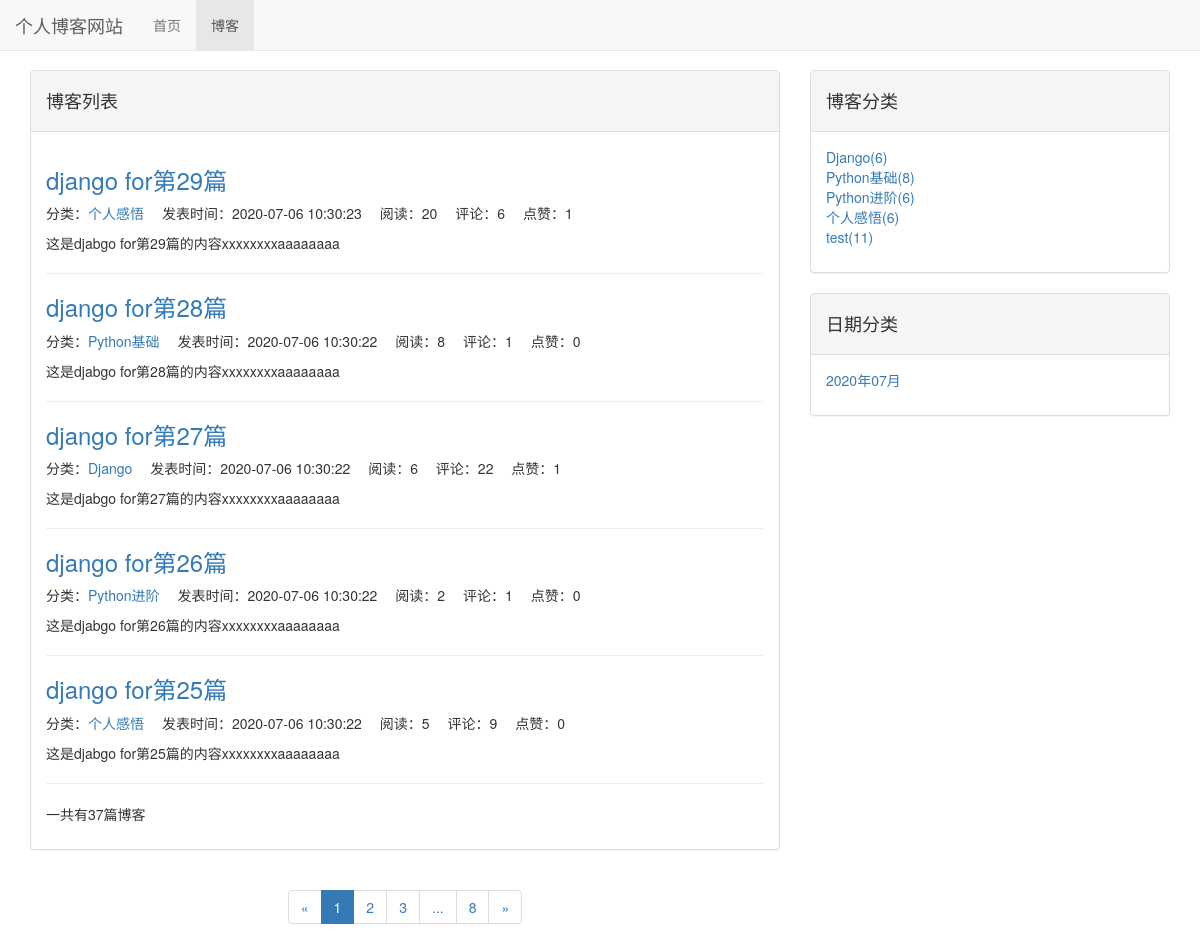
Screenshot of /blog/ with the database file from the repository.
### blog/models.py (models this page shows, shortened)
class Blog(models.Model,ReadNumExpand):
    title=models.CharField(max_length=50)
    blog_type=models.ForeignKey(BlogType,on_delete=models.CASCADE)
    content=RichTextUploadingField()
    author=models.ForeignKey(User,on_delete=models.CASCADE)
    read_detail=GenericRelation(ReadDetail)
    create_time=models.DateTimeField(auto_now_add=True)
    last_update_time=models.DateTimeField(auto_now=True)
    class Meta:
        ordering=['-create_time']

class BlogType(models.Model):
    type_name=models.CharField(max_length=20)

### read_statistic/models.py (models this page shows)
class ReadNum(models.Model):
    read_num=models.IntegerField(default=0)
    content_type = models.ForeignKey(ContentType, on_delete=models.CASCADE)
    object_id = models.PositiveIntegerField()
    content_object = GenericForeignKey('content_type', 'object_id')

### like/models.py (models this page shows)
class LikeCount(models.Model):
    content_type = models.ForeignKey(ContentType, on_delete=models.CASCADE)
    object_id = models.PositiveIntegerField()
    content_object = GenericForeignKey('content_type', 'object_id')
    like_num=models.IntegerField(default=0)

### blog/views.py (the view)
# urls.py: path('',blog_list,name='blog_list'),
def blog_list(request):
    blog_all=Blog.objects.all()
    context=blog_list_common(request,blog_all)
    return render(request,'blog_list.html',context)

### blog/views.py (called while the page is built)
def blog_list_common(request,blog_all):
    paginator=Paginator(blog_all,settings.EACH_PAGE_BLOG_NUM)
    current_page_num=request.GET.get('page',1)
    blogs=paginator.get_page(int(current_page_num))
    page_range=[page_num for page_num in range(int(current_page_num)-2,int(current_page_num)+3) if 0 <page_num<= paginator.num_pages]
    if page_range[0]-1 > 1:
        page_range.insert(0,'...')
    if page_range[-1]+1 < paginator.num_pages:
        page_range.append('...')
    if page_range[0] != 1:
        page_range.insert(0,1)
    if page_range[-1] != paginator.num_pages:
        page_range.append(paginator.num_pages)
    context={}
    context['blogs']=blogs
    context['page_range']=page_range
    context['blog_types']=BlogType.objects.annotate(blog_count=Count('blog'))
    context['blog_dates']=Blog.objects.dates('create_time','month',order='DESC')
    return context

### comment/templatetags/comment_tags.py (called while the page is built)
@register.simple_tag
def get_comment_num(obj):
    content_type=ContentType.objects.get_for_model(obj)
    return Comment.objects.filter(content_type=content_type,object_id=obj.id).count()

### like/templatetags/like_tags.py (called while the page is built)
@register.simple_tag
def get_like_num(obj):
    content_type=ContentType.objects.get_for_model(obj)
    like_count,created=LikeCount.objects.get_or_create(content_type=content_type,object_id=obj.id)
    return like_count.like_num

### read_statistic/models.py (called while the page is built)
    def get_read_num(self):
        try:
            content_type=ContentType.objects.get_for_model(self)
            readnum=ReadNum.objects.get(content_type=content_type,object_id=self.id)
            return readnum.read_num
        except exceptions.ObjectDoesNotExist:
            return 0

### blog/templates/blog_list.html (shortened to what this page needs)
{% extends 'base.html'%}
{% load static %}
{% load comment_tags %}
{% load like_tags %}
{% block header_extends %}
    <link rel="stylesheet" href="{% static 'blog.css' %}">
{% endblock header_extends %}
{% block nav_blog_active %}
    active
{% endblock nav_blog_active %}
{% block content %}
    <div class="container">
        <div class="row">
            <div class="col-sm-8">
                <div class="panel panel-default">
                    <div class="panel-heading">{% block blog_list_title %}<h4>博客列表</h4>{% endblock blog_list_title %}</div>
                    <div class="panel-body">
                        {% for blog in blogs.object_list %}
                            <a href="{% url 'blog_detail' blog.id %}">
                                <h3>{{ blog.title }}</h3>
                            </a>
                            <ul class='blog-list-item'>
                                <li>分类：<a href="{% url 'blog_with_type' blog.blog_type.id %}">{{ blog.blog_type.type_name }}</a></li>
                                <li>发表时间：{{ blog.create_time|date:'Y-m-d G:i:s' }}</li>
                                <li>阅读：{{ blog.get_read_num }}</li>
                                <li>评论：{% get_comment_num blog %}</li>
                                <li>点赞：{% get_like_num blog %}</li>
                            </ul>
                            <p>{{ blog.content|striptags|truncatechars_html:100 }}</p>
                            <hr>
                        {% empty %}
                            <p>-------暂无博客-------</p>
                        {% endfor %}
                        <p>一共有{{ blogs.paginator.count }}篇博客</p>
                    </div>
                </div>
                <div class='paginator'>
                    <ul class="pagination">
                        <li>
                            {% if blogs.has_previous %}
                                <a href="?page={{ blogs.previous_page_number}}" aria-label="Previous">
                                    <span aria-hidden="true">&laquo;</span>
                                </a>
                            {% else %}
                                <span aria-hidden="true">&laquo;</span>
                            {% endif %}
                        </li>
                        {% for page_num in page_range %}
                            {% if page_num == blogs.number %}
                                <li class='active'><span>{{ page_num }}</span></li>
                            {% else %}
                                {% if page_num == '...' %}
                                    <li><span>{{ page_num }}</span></li>
                                {% else %}
                                    <li><a href="?page={{ page_num }}">{{ page_num }}</a></li>
                                {% endif %}
                            {% endif %}
                        {% endfor %}
                        <li>
                            {% if blogs.has_next %}
                                <a href="?page={{ blogs.next_page_number}}" aria-label="Next">
                                    <span aria-hidden="true">&raquo;</span>
                                </a>
                            {% else %}
                                <span aria-hidden="true">&raquo;</span>
                            {% endif %}
                        </li>
                    </ul>
                </div>
            </div>
            <div class="col-sm-4">
                <div class="panel panel-default">
                    <div class="panel-heading"><h4>博客分类</h4></div>
                    <div class="panel-body">
                        <ul>
                            {% for blog_type in blog_types %}
                                <li>
                                    <a href="{% url 'blog_with_type' blog_type.id %}">
                                        {{ blog_type.type_name }}({{ blog_type.blog_count }})
                                    </a>
                                </li>
                            {% empty %}
                                <li>暂无分类</li>
                            {% endfor %}
                        </ul>
                    </div>
                </div>
                <div class="panel panel-default">
                    <div class="panel-heading"><h4>日期分类</h4></div>
                    <div class="panel-body">
                        <ul>
                            {% for blog_date in blog_dates %}
                                <li>
                                    <a href="{% url 'blog_with_date' blog_date.year blog_date.month %}">
                                        {{ blog_date|date:'Y年m月' }}
                                    </a>
                                </li>
                            {% empty %}
                                <li>暂无分类</li>
                            {% endfor %}
                        </ul>
                    </div>
                </div>
            </div>
        </div>
    </div>
{% endblock %}

### static/base.css (style rules this page uses)
* { margin: 0; padding: 0; }
body { margin-top: 70px!important; }
ul { list-style-type: none; }

### blog/static/blog.css (style rules this page uses)
ul.blog-list-item li { display: inline-block; margin-right: 1em; }
div.paginator { text-align: center; }

### rows the page displays
Blog: title "django for第29篇", blog_type.type_name "个人感悟", create_time "2020-07-06 10:30:23", get_read_num "20", id "6", id.like_num "1", content "这是djabgo for第29篇的内容xxxxxxxxaaaaaaaa"
Blog: title "django for第28篇", blog_type.type_name "Python基础", create_time "2020-07-06 10:30:22", get_read_num "8", id "1", id.like_num "0", content "这是djabgo for第28篇的内容xxxxxxxxaaaaaaaa"
Blog: title "django for第27篇", blog_type.type_name "Django", create_time "2020-07-06 10:30:22", get_read_num "6", id "22", id.like_num "1", content "这是djabgo for第27篇的内容xxxxxxxxaaaaaaaa"
Blog: title "django for第26篇", blog_type.type_name "Python进阶", create_time "2020-07-06 10:30:22", get_read_num "2", id "1", id.like_num "0", content "这是djabgo for第26篇的内容xxxxxxxxaaaaaaaa"
Blog: title "django for第25篇", blog_type.type_name "个人感悟", create_time "2020-07-06 10:30:22", get_read_num "5", id "9", id.like_num "0", content "这是djabgo for第25篇的内容xxxxxxxxaaaaaaaa"
BlogType: type_name "Django", blog_count "6"
BlogType: type_name "Python基础", blog_count "8"
BlogType: type_name "Python进阶", blog_count "6"
BlogType: type_name "个人感悟", blog_count "6"
BlogType: type_name "test", blog_count "11"

### other values shown
{{ blogs.paginator.count }} "37"
{{ page_num }} "1"
{{ page_num }} "2" "3" "8"
{{ page_num }} "..."
{{ blog_date|date:'Y年m月' }} "2020年07月"
